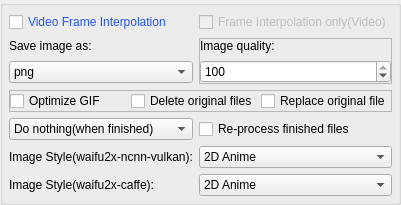
                <widget class="QGroupBox" name="groupBox_2">
                 <property name="sizePolicy">
                  <sizepolicy hsizetype="Fixed" vsizetype="Preferred">
                   <horstretch>0</horstretch>
                   <verstretch>0</verstretch>
                  </sizepolicy>
                 </property>
                 <property name="maximumSize">
                  <size>
                   <width>16777215</width>
                   <height>16777215</height>
                  </size>
                 </property>
                 <property name="title">
                  <string/>
                 </property>
                 <layout class="QGridLayout" name="gridLayout_26">
                  <property name="leftMargin">
                   <number>6</number>
                  </property>
                  <property name="topMargin">
                   <number>6</number>
                  </property>
                  <property name="rightMargin">
                   <number>6</number>
                  </property>
                  <property name="bottomMargin">
                   <number>6</number>
                  </property>
                  <item row="1" column="1">
                   <widget class="QFrame" name="frame_2">
                    <property name="enabled">
                     <bool>true</bool>
                    </property>
                    <property name="sizePolicy">
                     <sizepolicy hsizetype="Preferred" vsizetype="Fixed">
                      <horstretch>0</horstretch>
                      <verstretch>0</verstretch>
                     </sizepolicy>
                    </property>
                    <property name="minimumSize">
                     <size>
                      <width>0</width>
                      <height>45</height>
                     </size>
                    </property>
                    <property name="maximumSize">
                     <size>
                      <width>16777215</width>
                      <height>16777215</height>
                     </size>
                    </property>
                    <property name="frameShape">
                     <enum>QFrame::StyledPanel</enum>
                    </property>
                    <property name="frameShadow">
                     <enum>QFrame::Raised</enum>
                    </property>
                    <layout class="QGridLayout" name="gridLayout_45">
                     <property name="sizeConstraint">
                      <enum>QLayout::SetDefaultConstraint</enum>
                     </property>
                     <property name="leftMargin">
                      <number>0</number>
                     </property>
                     <property name="topMargin">
                      <number>0</number>
                     </property>
                     <property name="rightMargin">
                      <number>0</number>
                     </property>
                     <property name="bottomMargin">
                      <number>0</number>
                     </property>
                     <property name="spacing">
                      <number>7</number>
                     </property>
                     <item row="1" column="0">
                      <widget class="QLabel" name="label_63">
                       <property name="sizePolicy">
                        <sizepolicy hsizetype="Preferred" vsizetype="Fixed">
                         <horstretch>0</horstretch>
                         <verstretch>0</verstretch>
                        </sizepolicy>
                       </property>
                       <property name="text">
                        <string>Image quality:</string>
                       </property>
                      </widget>
                     </item>
                     <item row="2" column="0">
                      <widget class="QSpinBox" name="spinBox_ImageQualityLevel">
                       <property name="toolTip">
                        <string>Only takes effect when processing Static Image.

Will NOT take effect when processing Video and GIF.</string>
                       </property>
                       <property name="minimum">
                        <number>1</number>
                       </property>
                       <property name="maximum">
                        <number>100</number>
                       </property>
                       <property name="value">
                        <number>100</number>
                       </property>
                      </widget>
                     </item>
                    </layout>
                   </widget>
                  </item>
                  <item row="7" column="0">
                   <widget class="QLabel" name="label_ImageStyle_W2xNCNNVulkan">
                    <property name="maximumSize">
                     <size>
                      <width>16777215</width>
                      <height>16777215</height>
                     </size>
                    </property>
                    <property name="toolTip">
                     <string>Select the image style of the source files.
So the engine can load the correct model when processing files.</string>
                    </property>
                    <property name="text">
                     <string>Image Style(waifu2x-ncnn-vulkan):</string>
                    </property>
                    <property name="alignment">
                     <set>Qt::AlignLeading|Qt::AlignLeft|Qt::AlignVCenter</set>
                    </property>
                   </widget>
                  </item>
                  <item row="8" column="0">
                   <widget class="QLabel" name="label_ImageStyle_W2xCaffe">
                    <property name="toolTip">
                     <string>Select the image style of the source files.
So the engine can load the correct model when processing files.</string>
                    </property>
                    <property name="text">
                     <string>Image Style(waifu2x-caffe):</string>
                    </property>
                   </widget>
                  </item>
                  <item row="1" column="0">
                   <widget class="QFrame" name="frame">
                    <property name="enabled">
                     <bool>true</bool>
                    </property>
                    <property name="sizePolicy">
                     <sizepolicy hsizetype="Preferred" vsizetype="Fixed">
                      <horstretch>0</horstretch>
                      <verstretch>0</verstretch>
                     </sizepolicy>
                    </property>
                    <property name="minimumSize">
                     <size>
                      <width>0</width>
                      <height>45</height>
                     </size>
                    </property>
                    <property name="maximumSize">
                     <size>
                      <width>16777215</width>
                      <height>16777215</height>
                     </size>
                    </property>
                    <property name="frameShape">
                     <enum>QFrame::NoFrame</enum>
                    </property>
                    <property name="frameShadow">
                     <enum>QFrame::Plain</enum>
                    </property>
                    <property name="lineWidth">
                     <number>0</number>
                    </property>
                    <layout class="QGridLayout" name="gridLayout_42">
                     <property name="leftMargin">
                      <number>0</number>
                     </property>
                     <property name="topMargin">
                      <number>0</number>
                     </property>
                     <property name="rightMargin">
                      <number>0</number>
                     </property>
                     <property name="bottomMargin">
                      <number>0</number>
                     </property>
                     <property name="spacing">
                      <number>7</number>
                     </property>
                     <item row="1" column="0">
                      <widget class="QComboBox" name="comboBox_ImageSaveFormat">
                       <property name="toolTip">
                        <string>Only takes effect when processing Static Image.

Will NOT take effect when processing Video and GIF.</string>
                       </property>
                       <property name="currentIndex">
                        <number>0</number>
                       </property>
                       <property name="maxVisibleItems">
                        <number>15</number>
                       </property>
                       <item>
                        <property name="text">
                         <string notr="true">png</string>
                        </property>
                       </item>
                       <item>
                        <property name="text">
                         <string notr="true">jpg</string>
                        </property>
                       </item>
                       <item>
                        <property name="text">
                         <string notr="true">webp</string>
                        </property>
                       </item>
                       <item>
                        <property name="text">
                         <string notr="true">bmp</string>
                        </property>
                       </item>
                       <item>
                        <property name="text">
                         <string notr="true">tiff</string>
                        </property>
                       </item>
                       <item>
                        <property name="text">
                         <string notr="true">pdf</string>
                        </property>
                       </item>
                       <item>
                        <property name="text">
                         <string notr="true">gif</string>
                        </property>
                       </item>
                       <item>
                        <property name="text">
                         <string notr="true">eps</string>
                        </property>
                       </item>
                       <item>
                        <property name="text">
                         <string notr="true">tga</string>
                        </property>
                       </item>
                       <item>
                        <property name="text">
                         <string notr="true">jp2</string>
                        </property>
                       </item>
                       <item>
                        <property name="text">
                         <string notr="true">svg</string>
                        </property>
                       </item>
                      </widget>
                     </item>
                     <item row="0" column="0">
                      <widget class="QLabel" name="label_20">
                       <property name="text">
                        <string>Save image as:</string>
                       </property>
                      </widget>
                     </item>
                    </layout>
                   </widget>
                  </item>
                  <item row="7" column="1">
                   <widget class="QComboBox" name="comboBox_ImageStyle">
                    <property name="minimumSize">
                     <size>
                      <width>120</width>
                      <height>0</height>
                     </size>
                    </property>
                    <property name="toolTip">
                     <string>Select the image style of the source files.
So the engine can load the correct model when processing files.</string>
                    </property>
                    <property name="currentText">
                     <string notr="true">2D Anime</string>
                    </property>
                    <item>
                     <property name="text">
                      <string>2D Anime</string>
                     </property>
                    </item>
                    <item>
                     <property name="text">
                      <string>3D Real-life</string>
                     </property>
                    </item>
                   </widget>
                  </item>
                  <item row="8" column="1">
                   <widget class="QComboBox" name="comboBox_ImageStyle_Waifu2xCaffe">
                    <property name="toolTip">
                     <string>Select the image style of the source files.
So the engine can load the correct model when processing files.</string>
                    </property>
                    <item>
                     <property name="text">
                      <string>2D Anime</string>
                     </property>
                    </item>
                    <item>
                     <property name="text">
                      <string>3D Real-life</string>
                     </property>
                    </item>
                   </widget>
                  </item>
                  <item row="4" column="0" colspan="2">
                   <widget class="QFrame" name="frame_13">
                    <property name="sizePolicy">
                     <sizepolicy hsizetype="Preferred" vsizetype="Fixed">
                      <horstretch>0</horstretch>
                      <verstretch>0</verstretch>
                     </sizepolicy>
                    </property>
                    <property name="minimumSize">
                     <size>
                      <width>0</width>
                      <height>0</height>
                     </size>
                    </property>
                    <property name="frameShape">
                     <enum>QFrame::StyledPanel</enum>
                    </property>
                    <property name="frameShadow">
                     <enum>QFrame::Raised</enum>
                    </property>
                    <layout class="QGridLayout" name="gridLayout_66">
                     <property name="leftMargin">
                      <number>0</number>
                     </property>
                     <property name="topMargin">
                      <number>0</number>
                     </property>
                     <property name="rightMargin">
                      <number>0</number>
                     </property>
                     <property name="bottomMargin">
                      <number>0</number>
                     </property>
                     <property name="horizontalSpacing">
                      <number>3</number>
                     </property>
                     <property name="verticalSpacing">
                      <number>0</number>
                     </property>
                     <item row="0" column="1">
                      <widget class="QCheckBox" name="checkBox_DelOriginal">
                       <property name="sizePolicy">
                        <sizepolicy hsizetype="Preferred" vsizetype="Fixed">
                         <horstretch>0</horstretch>
                         <verstretch>0</verstretch>
                        </sizepolicy>
                       </property>
                       <property name="contextMenuPolicy">
                        <enum>Qt::ActionsContextMenu</enum>
                       </property>
                       <property name="toolTip">
                        <string>Delete the original file after processing is complete.

*This option will be deactivated when [Replace original
file] is enabled*

[Right click here to show more options]</string>
                       </property>
                       <property name="text">
                        <string>Delete original files</string>
                       </property>
                      </widget>
                     </item>
                     <item row="0" column="2">
                      <widget class="QCheckBox" name="checkBox_ReplaceOriginalFile">
                       <property name="sizePolicy">
                        <sizepolicy hsizetype="Preferred" vsizetype="Fixed">
                         <horstretch>0</horstretch>
                         <verstretch>0</verstretch>
                        </sizepolicy>
                       </property>
                       <property name="contextMenuPolicy">
                        <enum>Qt::ActionsContextMenu</enum>
                       </property>
                       <property name="toolTip">
                        <string>After processing the file, directly replace
the original file with the result file.
(And keep the original file name.)

WARNING: The original file will be DELETED.

*This option will be deactivated when [Output
path] or [Delete original files] is enabled*

[Right click here to show more options]</string>
                       </property>
                       <property name="text">
                        <string>Replace original file</string>
                       </property>
                      </widget>
                     </item>
                     <item row="0" column="0">
                      <widget class="QCheckBox" name="checkBox_OptGIF">
                       <property name="sizePolicy">
                        <sizepolicy hsizetype="Preferred" vsizetype="Fixed">
                         <horstretch>0</horstretch>
                         <verstretch>0</verstretch>
                        </sizepolicy>
                       </property>
                       <property name="toolTip">
                        <string>Optimizing the scaled gif will slightly reduce the
image quality, but it can reduce the GIF file size.

It is recommended to enable this option.</string>
                       </property>
                       <property name="text">
                        <string>Optimize GIF</string>
                       </property>
                      </widget>
                     </item>
                    </layout>
                   </widget>
                  </item>
                  <item row="5" column="0">
                   <widget class="QComboBox" name="comboBox_FinishAction">
                    <property name="toolTip">
                     <string>Select the action to be executed automatically
after processing all files in the file list.</string>
                    </property>
                    <item>
                     <property name="text">
                      <string>Do nothing(when finished)</string>
                     </property>
                    </item>
                    <item>
                     <property name="text">
                      <string>Shut down</string>
                     </property>
                    </item>
                    <item>
                     <property name="text">
                      <string>Sleep</string>
                     </property>
                    </item>
                    <item>
                     <property name="text">
                      <string>Hibernate</string>
                     </property>
                    </item>
                    <item>
                     <property name="text">
                      <string>Restart</string>
                     </property>
                    </item>
                   </widget>
                  </item>
                  <item row="5" column="1">
                   <widget class="QCheckBox" name="checkBox_ReProcFinFiles">
                    <property name="toolTip">
                     <string>When there are finished files in the list, the finished files will
be processed again when the processing process is started again.</string>
                    </property>
                    <property name="text">
                     <string>Re-process finished files</string>
                    </property>
                   </widget>
                  </item>
                  <item row="0" column="1">
                   <widget class="QCheckBox" name="checkBox_FrameInterpolationOnly_Video">
                    <property name="enabled">
                     <bool>false</bool>
                    </property>
                    <property name="font">
                     <font>
                      <weight>50</weight>
                      <bold>false</bold>
                     </font>
                    </property>
                    <property name="toolTip">
                     <string>Skip the super-resolution, only interpolate video frames.

You can modify the settings of Frame Interpolation in the
[Video settings] tab.

*Only taken effect when processing video*</string>
                    </property>
                    <property name="styleSheet">
                     <string notr="true"/>
                    </property>
                    <property name="text">
                     <string>Frame Interpolation only(Video)</string>
                    </property>
                   </widget>
                  </item>
                  <item row="0" column="0">
                   <widget class="QCheckBox" name="checkBox_EnableVFI_Home">
                    <property name="toolTip">
                     <string>Interpolate frames after super-resolution of the video.
(Increase the frame rate to the result video.)

You can modify the settings of Frame Interpolation
in the [Video settings] tab.

You can enable [Frame Interpolation only(Video)] to skip
the super-resolution, only interpolate video frames.

*Only taken effect when processing video*</string>
                    </property>
                    <property name="styleSheet">
                     <string notr="true">color: rgb(33, 85, 255);</string>
                    </property>
                    <property name="text">
                     <string>Video Frame Interpolation</string>
                    </property>
                   </widget>
                  </item>
                 </layout>
                </widget>
